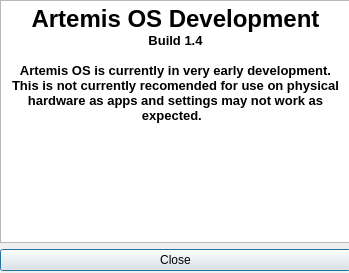
<?xml version="1.0" encoding="UTF-8"?>
<ui version="4.0">
 <class>Dialog</class>
 <widget class="QDialog" name="Dialog">
  <property name="enabled">
   <bool>true</bool>
  </property>
  <property name="geometry">
   <rect>
    <x>0</x>
    <y>0</y>
    <width>349</width>
    <height>273</height>
   </rect>
  </property>
  <property name="sizePolicy">
   <sizepolicy hsizetype="Fixed" vsizetype="Fixed">
    <horstretch>0</horstretch>
    <verstretch>0</verstretch>
   </sizepolicy>
  </property>
  <property name="windowTitle">
   <string>Development Message</string>
  </property>
  <property name="windowIcon">
   <iconset>
    <normaloff>assets/logo_small.png</normaloff>assets/logo_small.png</iconset>
  </property>
  <widget class="QWidget" name="gridLayoutWidget">
   <property name="geometry">
    <rect>
     <x>0</x>
     <y>0</y>
     <width>351</width>
     <height>271</height>
    </rect>
   </property>
   <layout class="QGridLayout" name="gridLayout">
    <item row="2" column="0">
     <widget class="QPushButton" name="close">
      <property name="text">
       <string>Close</string>
      </property>
     </widget>
    </item>
    <item row="1" column="0">
     <widget class="QTextBrowser" name="textBrowser">
      <property name="html">
       <string>&lt;!DOCTYPE HTML PUBLIC &quot;-//W3C//DTD HTML 4.0//EN&quot; &quot;http://www.w3.org/TR/REC-html40/strict.dtd&quot;&gt;
&lt;html&gt;&lt;head&gt;&lt;meta name=&quot;qrichtext&quot; content=&quot;1&quot; /&gt;&lt;style type=&quot;text/css&quot;&gt;
p, li { white-space: pre-wrap; }
&lt;/style&gt;&lt;/head&gt;&lt;body style=&quot; font-family:'Noto Sans'; font-size:10pt; font-weight:400; font-style:normal;&quot;&gt;
&lt;p align=&quot;center&quot; style=&quot; margin-top:0px; margin-bottom:0px; margin-left:0px; margin-right:0px; -qt-block-indent:0; text-indent:0px;&quot;&gt;&lt;span style=&quot; font-size:18pt; font-weight:600;&quot;&gt;Artemis OS Development&lt;/span&gt;&lt;/p&gt;
&lt;p align=&quot;center&quot; style=&quot; margin-top:0px; margin-bottom:0px; margin-left:0px; margin-right:0px; -qt-block-indent:0; text-indent:0px;&quot;&gt;&lt;span style=&quot; font-weight:600;&quot;&gt;Build 1.4&lt;/span&gt;&lt;/p&gt;
&lt;p align=&quot;center&quot; style=&quot;-qt-paragraph-type:empty; margin-top:0px; margin-bottom:0px; margin-left:0px; margin-right:0px; -qt-block-indent:0; text-indent:0px; font-weight:600;&quot;&gt;&lt;br /&gt;&lt;/p&gt;
&lt;p align=&quot;center&quot; style=&quot; margin-top:0px; margin-bottom:0px; margin-left:0px; margin-right:0px; -qt-block-indent:0; text-indent:0px;&quot;&gt;&lt;span style=&quot; font-weight:600;&quot;&gt;Artemis OS is currently in very early development. This is not currently recomended for use on physical hardware as apps and settings may not work as expected.  &lt;/span&gt;&lt;/p&gt;
&lt;p align=&quot;center&quot; style=&quot;-qt-paragraph-type:empty; margin-top:0px; margin-bottom:0px; margin-left:0px; margin-right:0px; -qt-block-indent:0; text-indent:0px; font-weight:600;&quot;&gt;&lt;br /&gt;&lt;/p&gt;&lt;/body&gt;&lt;/html&gt;</string>
      </property>
     </widget>
    </item>
   </layout>
  </widget>
 </widget>
 <resources/>
 <connections/>
</ui>
